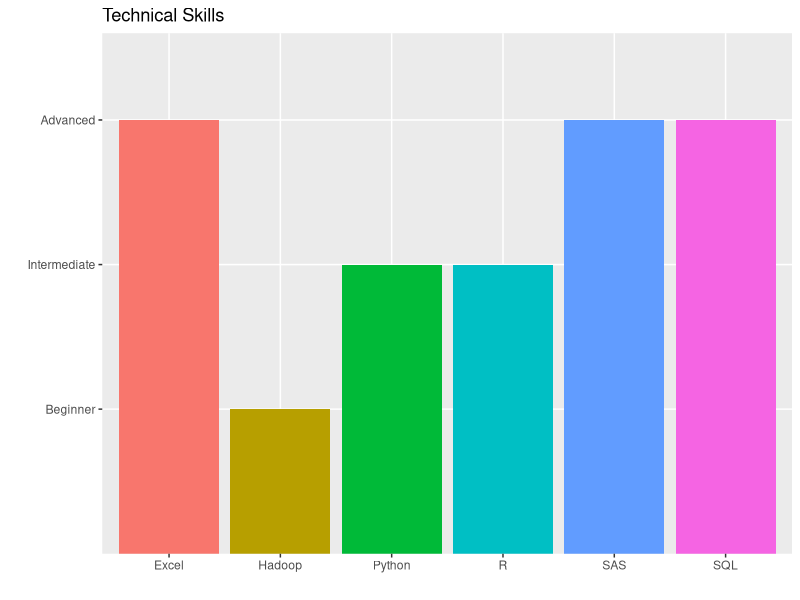

R code for this plot:
library(ggplot2)

skill_name <- c('SAS', 'SQL', 'R', 'Python', 'Excel', 'Hadoop')
skill_level <- c('Advanced', 'Advanced', 'Intermediate', 'Intermediate', 'Advanced', 'Beginner')
skill_level <- factor(skill_level, levels =  c('Beginner', 'Intermediate', 'Advanced'), ordered = TRUE )

myskills <- data.frame(skill_name, skill_level)

ggplot(data = myskills, aes(skill_name, skill_level, fill = skill_name) ) + 
  geom_bar(stat = "identity") +
  labs(title = 'Technical Skills', x = '', y = '') +
  guides(fill = FALSE)
